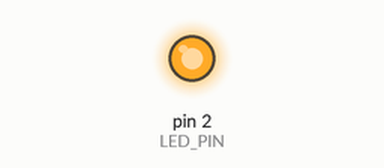
This sketch was run on a simulated Arduino Uno, built with avr-gcc and run on an emulated ATmega328P. Parts: output pins drawn as LEDs (lit = HIGH).

Above: at 0.12 s.
At 3.1 s:
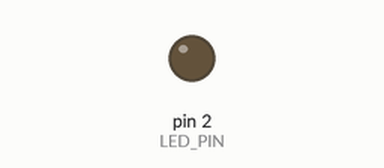
Timing chart, 0 to 5.2 s (numbered marks = the images above):
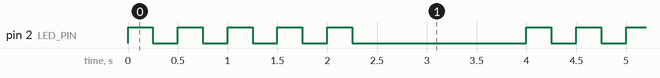

Measured:
- by itself, pin 2 (LED_PIN): repeats every 4.0 s: 4 × (LOW 0.25 s, HIGH 0.25 s), LOW 1.8 s, HIGH 0.25 s
- by itself, everything shown: repeats every 4.0 s, in 10 steps

The sketch:

codwhile.ino
```cpp
 const int LED_PIN = 2;

 void setup() {
  pinMode(LED_PIN, OUTPUT);
 }

 void loop() {
  int contador = 1;

  while (contador <= 5) {
   digitalWrite(LED_PIN, HIGH);
   delay(250);

   digitalWrite(LED_PIN, LOW);
   delay(250);

   contador++;
 }

 delay(1500);
 }
```
